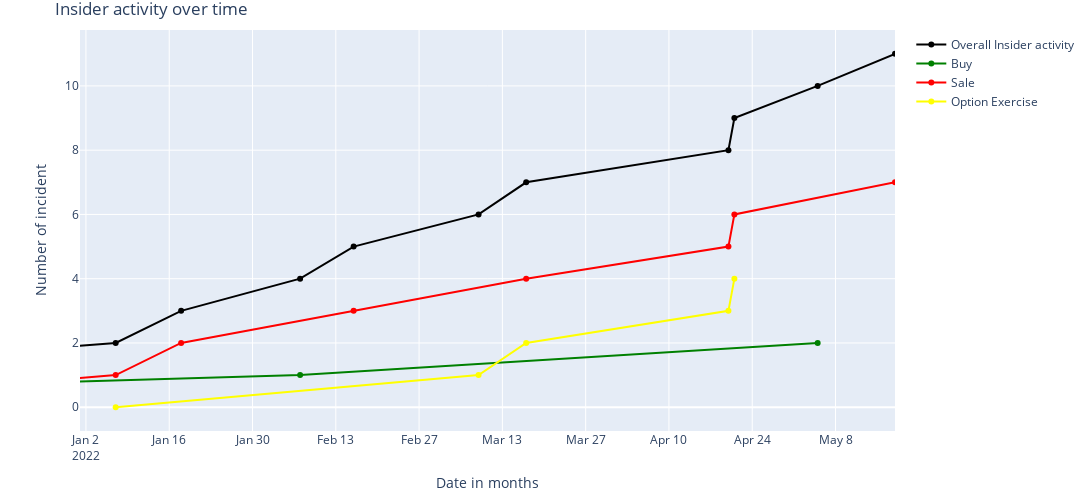

Notebook source saved alongside this figure:
### Markdown cell above
Most of the activity is concentrated fater December 2021. Let's just zoom into that time period to analyse better.

### Code cell
insider_eda.plotly_insider_activity(start_date='2022-01-01',end_date='2022-05-18')

### Figure 1 — Plotly figure (JSON) as saved in the notebook; plotly's stock layout.template omitted (floating-point values rounded to 4 significant figures)
{"data": [{"line": {"color": "#000000"}, "name": "Overall Insider activity", "type": "scatter", "x": ["2021-08-04T00:00:00", "2021-11-01T00:00:00", "2022-01-07T00:00:00", "2022-01-18T00:00:00", "2022-02-07T00:00:00", "2022-02-16T00:00:00", "2022-03-09T00:00:00", "2022-03-17T00:00:00", "2022-04-20T00:00:00", "2022-04-21T00:00:00", "2022-05-05T00:00:00", "2022-05-18T00:00:00"], "y": [0, 1, 2, 3, 4, 5, 6, 7, 8, 9, 10, 11, 12, 13, 14, 15, 16, 17, 18]}, {"line": {"color": "#008000"}, "name": "Buy", "type": "scatter", "x": ["2021-08-04T00:00:00", "2022-02-07T00:00:00", "2022-05-05T00:00:00"], "y": [0, 1, 2, 3, 4, 5, 6, 7, 8, 9, 10, 11, 12, 13, 14, 15, 16, 17, 18]}, {"line": {"color": "#FF0000"}, "name": "Sale", "type": "scatter", "x": ["2021-11-01T00:00:00", "2022-01-07T00:00:00", "2022-01-18T00:00:00", "2022-02-16T00:00:00", "2022-03-17T00:00:00", "2022-04-20T00:00:00", "2022-04-21T00:00:00", "2022-05-18T00:00:00"], "y": [0, 1, 2, 3, 4, 5, 6, 7, 8, 9, 10, 11, 12, 13, 14, 15, 16, 17, 18]}, {"line": {"color": "#FFFF00"}, "name": "Option Exercise", "type": "scatter", "x": ["2022-01-07T00:00:00", "2022-03-09T00:00:00", "2022-03-17T00:00:00", "2022-04-20T00:00:00", "2022-04-21T00:00:00"], "y": [0, 1, 2, 3, 4, 5, 6, 7, 8, 9, 10, 11, 12, 13, 14, 15, 16, 17, 18]}], "layout": {"autosize": false, "height": 500, "hovermode": "x unified", "margin": {"b": 50, "l": 80, "r": 30, "t": 30}, "title": {"text": "Insider activity over time"}, "width": 1400, "xaxis": {"range": ["2022-01-01", "2022-05-18"], "title": {"text": "Date in months"}}, "yaxis": {"title": {"text": "Number of incident"}}}}
